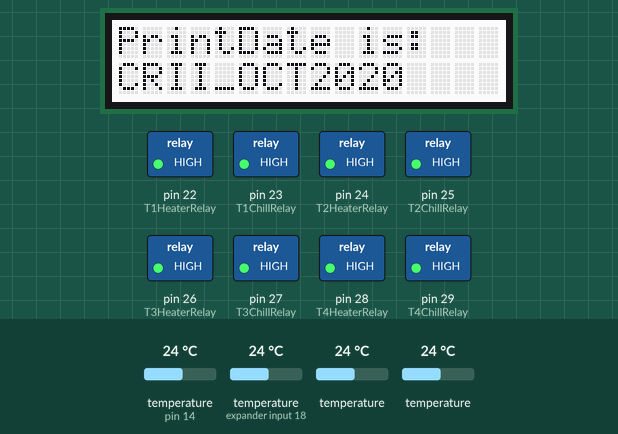
Recording of a sketch running on a simulated Arduino Mega 2560, built with avr-gcc and run on an emulated ATmega2560. Shown: 16×2 character LCD, switched loads named in the sketch (green lamp = pin HIGH). The inputs (shaded band) are chosen by the test bench; at power-on: temperature (sensors on pin 14, expander input 18) 24 °C, temperature 24 °C. The local clock reads 2024-03-15 10:24:30 at power-on unless the sketch sets it; storage starts empty; what the sketch prints to the serial monitor is not drawn.

Above: at 75.1 s.
At 78.2 s:
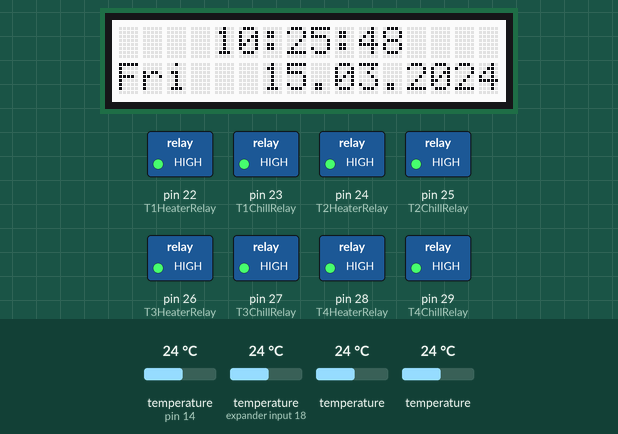
At 85.2 s:
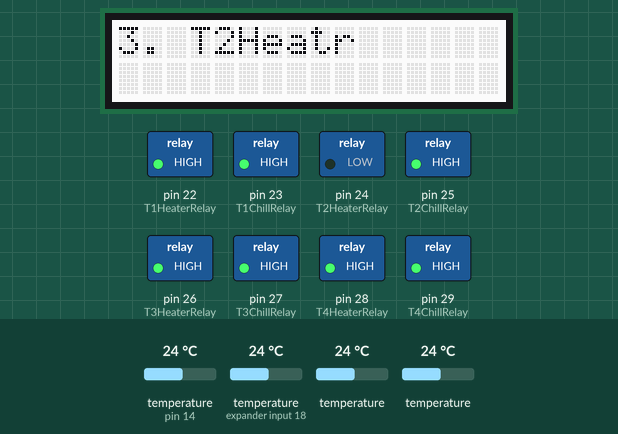
At 91.2 s:
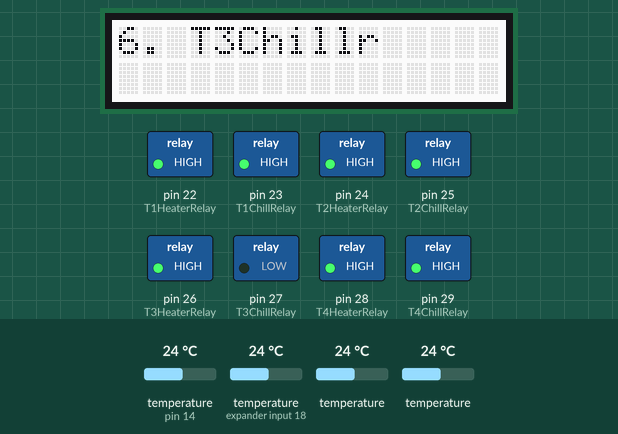
At 97.3 s:
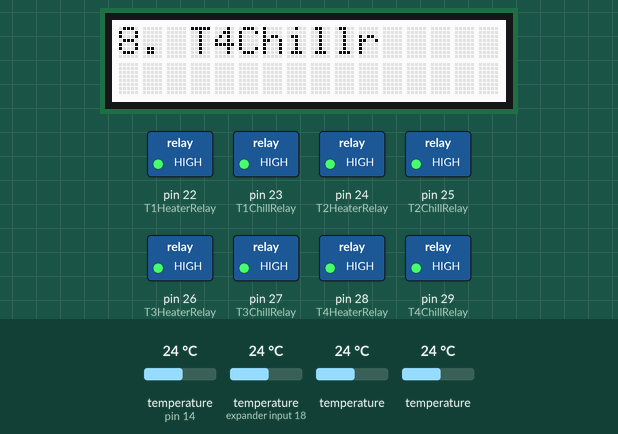
At 100.8 s:
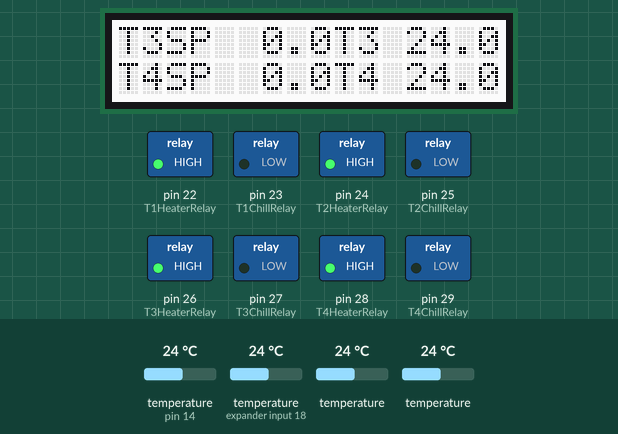
Timing chart, 0 to 102.3 s (numbered marks = the images above):
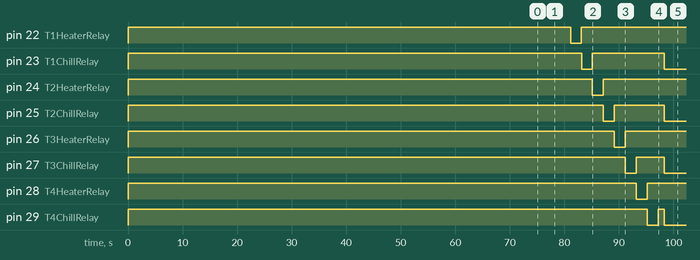

The sketch:

CRII_Oct2020_Controller.ino
```cpp
/********************************************************
   PID RelayTempOutput Example
   Same as basic example, except that this time, the TempOutput
   is going to a digital pin which (we presume) is controlling
   a relay.  The pid is designed to TempOutput an analog value,
   but the relay can only be On/Off.

     To connect them together we use "time proportioning
   control"  Tt's essentially a really slow version of PWM.
   First we decide on a window size (5000mS say.) We then
   set the pid to adjust its TempOutput between 0 and that window
   size.  Lastly, we add some logic that translates the PID
   TempOutput into "Relay On Time" with the remainder of the
   window being "Relay Off Time"
 ********************************************************/

// Libraries for the Adafruit RGB/LCD Shield
#include <Wire.h>
// #include <Adafruit_MCP23017.h>
#include <Adafruit_RGBLCDShield.h>
// SD card shield library
#include <SD.h>
#include <SPI.h>
// PID Library
#include <PID_v1.h>
//#include <PID_AutoTune_v0.h>
// So we can save and retrieve settings
#include <EEPROM.h>
// Libraries for the DS18B20 Temperature Sensor
#include <OneWire.h>
#include <DallasTemperature.h>
#include <DS1307.h>
#include "settings.h"

// The shield uses the I2C SCL and SDA pins. On classic Arduinos
// this is Analog 4 and 5 so you can't use those for analogRead() anymore
// However, you can connect other I2C sensors to the I2C bus and share
// the I2C bus.
Adafruit_RGBLCDShield lcd = Adafruit_RGBLCDShield();
#define GREEN 0x2
#define RED 0x1
#define YELLOW 0x3
#define GREEN 0x2
#define TEAL 0x6
#define BLUE 0x4
#define VIOLET 0x5
#define WHITE 0x7

// I assume you know how to connect the DS1307.
// DS1307:  SDA pin   -> Arduino Digital 19
//          SCL pin   -> Arduino Digital 18
DS1307  rtc(19, 18);
Time  t;

// Make two files, one for logging the data and one for reading in the setpoints
File logFile;
File setpoints;
String printdate = "CRII_OCT2020"; // No spaces, dashes, or underscores   **** generated Automaticaly ****
// Setup a oneWire instance to communicate with any OneWire devices (not just Maxim/Dallas temperature ICs)
OneWire oneWire(TempSensors);
// Pass our oneWire reference to Dallas Temperature.
DallasTemperature sensors(&oneWire);
// arrays to hold device addresses
DeviceAddress T1Thermometer, T2Thermometer, T3Thermometer, T4Thermometer;

//Define Variables we'll Need
//Temperature Variables
double tempT1, tempT2, tempT3, tempT4; //defining variable for handling errors
double T1SetPoint,T1TempInput,T1TempOutput,T1Correction,T1offT,T2SetPoint,T2TempInput,T2TempOutput,T2Correction,T2offT;
double T3SetPoint,T3TempInput,T3TempOutput,T3Correction,T3offT,T4SetPoint,T4TempInput,T4TempOutput,T4Correction,T4offT,ChillOffset; // With temp probe correction values
// Time Windows: Update LCD 2/sec; Serial, Ramp Status 1/sec, TPC 1/2 sec
unsigned int LCDwindow = 500, SERIALwindow = 1000, STEPwindow = 1000, i;
// misc.
//int NegIfRamping = -1, TPCwindow = KP;
int NegIfRamping = -1, TPCwindow = 10000;
unsigned int numberOfSensors = 0, SerialOutCount = 101;

// Display Conversion Strings
char T1SetPointStr[5], T2SetPointStr[5], T1TempInputStr[5], T2TempInputStr[5], T1TempOutputStr[4], T2TempOutputStr[4], ErrStr[4];
char T3SetPointStr[5], T4SetPointStr[5], T3TempInputStr[5], T4TempInputStr[5], T3TempOutputStr[4], T4TempOutputStr[4];
char hrsStr[3] = "0", minsStr[3] = "0", secsStr[3] = "0";
char T1RelayStateStr[4] = "OFF", T2RelayStateStr[4] = "OFF", T3RelayStateStr[4] = "OFF", T4RelayStateStr[4] = "OFF";


//Specify the links and initial tuning parameters
double kp = KP, ki = KI, kd = KD; //kp=350,ki= 300,kd=50;

// EEPROM addresses for persisted data
const int SpAddress = 0;
const int KpAddress = 8;
const int KiAddress = 16;
const int KdAddress = 24;

// PID Controllers
PID T1_PID(&T1TempInput, &T1TempOutput, &T1SetPoint, kp, ki, kd, DIRECT);
PID T2_PID(&T2TempInput, &T2TempOutput, &T2SetPoint, kp, ki, kd, DIRECT);
PID T3_PID(&T3TempInput, &T3TempOutput, &T3SetPoint, kp, ki, kd, DIRECT);
PID T4_PID(&T4TempInput, &T4TempOutput, &T4SetPoint, kp, ki, kd, DIRECT);

// 10 second Time Proportional Output window
int WindowSize = 10000;
unsigned long windowStartTime;

//TimeKeepers
unsigned long now_ms = millis(), hrs = 0, mins = 0, secs = 0, SERIALt, LCDt, TPCt, STEP1t, STEP2t, HOLD1t, HOLD2t;

// ************************************************
// States for state machine
// ************************************************
enum operatingState { OFF = 0, SETP, RUN, TUNE_P, TUNE_I, TUNE_D, AUTO};
operatingState opState = OFF;


void setup()
{
  rtc.begin();

   // display current time
  lcd.clear();
  lcd.setCursor(4, 0);
  lcd.print(rtc.getTimeStr());
  RelaysInit();
  delay(2000); //Check that all relays are inactive at Reset

  // ***** INITALIZE OUTPUT *****`
  lcd.begin(16, 2);              // start the library
  lcd.setBacklight(WHITE);
  Serial.begin(9600);          //  setup serial for sensor

  PIDinit();

  sensorsInit();

  checkTime();
SDinit();
  if (ReadSettings(1440))
  {
    RampSet();
    ShowRampInfo();
  }
  else
  {

    Serial.println(F("No settings for this time period"));
  }


  lcd.clear();
  lcd.setCursor(0, 0);
  lcd.print("PrintDate is:");
  lcd.setCursor(0, 1);
  lcd.print(printdate);
  Serial.println("PrintDate is:");
  Serial.println(printdate);
  delay(3000);
   // display current time
  lcd.clear();
  lcd.setCursor(4, 0);
  lcd.print(rtc.getTimeStr());

  // Display abbreviated Day-of-Week in the lower left corner
  lcd.setCursor(0, 1);
  lcd.print(rtc.getDOWStr(FORMAT_SHORT));

  // Display date in the lower right corner
  lcd.setCursor(6, 1);
  lcd.print(rtc.getDateStr());

  // Wait one second before repeating :)
  delay (1000);
  lcd.print("1. 2s Pause...");
  Serial.println();
  Serial.println();
  Serial.print("Initialization sequence.");
  Serial.println();
  Serial.print("1. 2s Pause...");
  Serial.println();
  delay(2000);
  Serial.println();

  // Relay Tests
  lcd.clear();
  lcd.setCursor(0, 0);
  //Test Relay 1 "T1 Heater"
  lcd.print("1. T1Heatr");
  Serial.print("1. T1Heatr");
  Serial.println();
  digitalWrite(T1HeaterRelay, RELAY_ON);
  delay(2000);
  digitalWrite(T1HeaterRelay, RELAY_OFF);
  //Test Relay 2 "T1 Chiller"
  lcd.clear();
  lcd.setCursor(0, 0);
  lcd.print("2. T1Chillr");
  Serial.print("2. T1Chillr");
  Serial.println();
  digitalWrite(T1ChillRelay, RELAY_ON);
  delay(2000);
  digitalWrite(T1ChillRelay, RELAY_OFF);
  //Test Relay 3 "T2 Heater"
  lcd.clear();
  lcd.setCursor(0, 0);
  lcd.print("3. T2Heatr");
  Serial.print("3. T2Heatr");
  Serial.println();
  digitalWrite(T2HeaterRelay, RELAY_ON);
  delay(2000);
  digitalWrite(T2HeaterRelay, RELAY_OFF);
  //Test Relay 4 "T2 Chiller"
  lcd.clear();
  lcd.setCursor(0, 0);
  lcd.print("4. T2Chillr");
  Serial.print("4. T2Chillr");
  Serial.println();
  digitalWrite(T2ChillRelay, RELAY_ON);
  delay(2000);
  digitalWrite(T2ChillRelay, RELAY_OFF);
  Serial.println();
  lcd.clear();
  lcd.setCursor(0, 0);
  //Test Relay 5 "T3 Heater"
  lcd.print("5. T3Heatr");
  Serial.print("5. T3Heatr");
  Serial.println();
  digitalWrite(T3HeaterRelay, RELAY_ON);
  delay(2000);
  digitalWrite(T3HeaterRelay, RELAY_OFF);
  //Test Relay 6 "T3 Chiller"
  lcd.clear();
  lcd.setCursor(0, 0);
  lcd.print("6. T3Chillr");
  Serial.print("6. T3Chillr");
  Serial.println();
  digitalWrite(T3ChillRelay, RELAY_ON);
  delay(2000);
  digitalWrite(T3ChillRelay, RELAY_OFF);
  //Test Relay 7 "T4 Heater"
  lcd.clear();
  lcd.setCursor(0, 0);
  lcd.print("7. T4Heatr");
  Serial.print("7. T4Heatr");
  Serial.println();
  digitalWrite(T4HeaterRelay, RELAY_ON);
  delay(2000);
  digitalWrite(T4HeaterRelay, RELAY_OFF);
  //Test Relay 8 "T4 Chiller"
  lcd.clear();
  lcd.setCursor(0, 0);
  lcd.print("8. T4Chillr");
  Serial.print("8. T4Chillr");
  Serial.println();
  digitalWrite(T4ChillRelay, RELAY_ON);
  delay(2000);
  digitalWrite(T4ChillRelay, RELAY_OFF);
  Serial.println();
  Serial.print("PrintDate,Date,N_ms,Th,Tm,Ts,");
  Serial.print("T1SP,T1inT,T1RelayState,");
  Serial.print("T2SP,T2inT,T2RelayState,");
  Serial.print("T3SP,T3inT,T3RelayState,");
  Serial.print("T4SP,T4inT,T4RelayState,");
  Serial.println();

}


unsigned long timer24h = 0;

void loop()
{
  // ***** Time Keeping *****
  now_ms = millis();
  // Make Milliseconds into sane time
  hrs = now_ms / 3600000;
  mins = (now_ms - (hrs * 3600000)) / 60000;
  secs = (now_ms - (hrs * 3600000 + mins * 60000)) / 1000;

 // ***** INPUT FROM TEMPERATURE SENSORS *****
  sensors.requestTemperatures(); // Send the command to get temperatures
  //HTempInput=sensors.getTempCByIndex(HIndex); // Why "byIndex"? You can have more than one IC on the same bus. 0 refers to the first IC on the wire
  //CTempInput=sensors.getTempCByIndex(CIndex); // Why "byIndex"? You can have more than one IC on the same bus. 1 refers to the second IC on the wire
  tempT1 = sensors.getTempCByIndex(T1Index) - T1Correction;
  if (0.0 < tempT1 && tempT1 < 80.0)  T1TempInput = tempT1;

  tempT2 = sensors.getTempCByIndex(T2Index) - T2Correction;
  if (0.0 < tempT2 && tempT2 < 80.0)  T2TempInput = tempT2;

  tempT3 = sensors.getTempCByIndex(T3Index) - T3Correction;
  if (0.0 < tempT3 && tempT3 < 80.0)  T3TempInput = tempT3; // Above plus probe correction value

  tempT4 = sensors.getTempCByIndex(T4Index) - T4Correction;
  if (0.0 < tempT4 && tempT4 < 50.0)  T4TempInput = tempT4; // Above plus probe correction value

  if ((now_ms - timer24h) > 60000)
{
    checkTime();
    timer24h = now_ms;
    Serial.println("Checking settings");
    if (ReadSettings(5))
    {
      RampSet();
      ShowRampInfo();
      Serial.println("Settings loaded");
    }
    else
    {
      Serial.println("No new Settings found");
    }
  }

  // ***** UPDATE PIDs *****
  T1_PID.Compute();
  T2_PID.Compute();
  T3_PID.Compute();
  T4_PID.Compute();

  //***** UPDATE TIME WINDOW for TIME PROPORTIONAL CONTROL *****
  if (now_ms - TPCt > TPCwindow) {
//    Serial.println("UpdatedTPCt");
//    Serial.println(TPCt);
    TPCt += TPCwindow;   //time to shift the Relay Window
  }

  //***** UPDATE RELAY STATE for TIME PROPORTIONAL CONTROL *****
  // Tank1
  if(T1TempOutput <0){//Chilling
    if(T1TempInput > T1SetPoint - ChillOffset) {digitalWrite(T1ChillRelay,RELAY_ON);digitalWrite(T1HeaterRelay,RELAY_OFF);strcpy(T1RelayStateStr,"CHL");}
    else {digitalWrite(T1ChillRelay,RELAY_OFF);digitalWrite(T1HeaterRelay,RELAY_OFF);strcpy(T1RelayStateStr,"OFF");}
  }else{//Heating
    if(T1TempOutput > 0) {
    if(T1TempInput > T1SetPoint - ChillOffset) {digitalWrite(T1HeaterRelay,RELAY_ON);digitalWrite(T1ChillRelay,RELAY_ON);strcpy(T1RelayStateStr,"HTR");}
    else {digitalWrite(T1HeaterRelay,RELAY_ON);digitalWrite(T1ChillRelay,RELAY_OFF);strcpy(T1RelayStateStr,"HTR");}
    }
    else {
    if(T1TempInput > T1SetPoint - ChillOffset) {digitalWrite(T1HeaterRelay,RELAY_ON);digitalWrite(T1ChillRelay,RELAY_ON);strcpy(T1RelayStateStr,"HTR");}
    else {digitalWrite(T1HeaterRelay,RELAY_OFF);digitalWrite(T1ChillRelay,RELAY_ON);strcpy(T1RelayStateStr,"OFF");}
    }
  }
  // Tank2
  if(T2TempOutput <0){//Chilling
    if(T2TempInput > T2SetPoint - ChillOffset) {digitalWrite(T2ChillRelay,RELAY_ON);digitalWrite(T2HeaterRelay,RELAY_OFF);strcpy(T2RelayStateStr,"CHL");}
    else {digitalWrite(T2ChillRelay,RELAY_OFF);digitalWrite(T2HeaterRelay,RELAY_OFF);strcpy(T2RelayStateStr,"OFF");}
  }else{//Heating
    if(T2TempOutput > 0) {
    if(T2TempInput > T2SetPoint - ChillOffset) {digitalWrite(T2HeaterRelay,RELAY_ON);digitalWrite(T2ChillRelay,RELAY_ON);strcpy(T2RelayStateStr,"HTR");}
    else {digitalWrite(T2HeaterRelay,RELAY_ON);digitalWrite(T2ChillRelay,RELAY_OFF);strcpy(T2RelayStateStr,"HTR");}
    }
    else {
    if(T2TempInput > T2SetPoint - ChillOffset) {digitalWrite(T2HeaterRelay,RELAY_ON);digitalWrite(T2ChillRelay,RELAY_ON);strcpy(T2RelayStateStr,"HTR");}
    else {digitalWrite(T2HeaterRelay,RELAY_OFF);digitalWrite(T2ChillRelay,RELAY_ON);strcpy(T2RelayStateStr,"OFF");}
    }
  }
  // Tank3
  if(T3TempOutput <0){//Chilling
    if(T3TempInput > T3SetPoint - ChillOffset) {digitalWrite(T3ChillRelay,RELAY_ON);digitalWrite(T3HeaterRelay,RELAY_OFF);strcpy(T3RelayStateStr,"CHL");}
    else {digitalWrite(T3ChillRelay,RELAY_OFF);digitalWrite(T3HeaterRelay,RELAY_OFF);strcpy(T3RelayStateStr,"OFF");}
  }else{//Heating
    if(T3TempOutput > 0) {
    if(T3TempInput > T3SetPoint - ChillOffset) {digitalWrite(T3HeaterRelay,RELAY_ON);digitalWrite(T3ChillRelay,RELAY_ON);strcpy(T3RelayStateStr,"HTR");}
    else {digitalWrite(T3HeaterRelay,RELAY_ON);digitalWrite(T3ChillRelay,RELAY_OFF);strcpy(T3RelayStateStr,"HTR");}
    }
    else {
    if(T3TempInput > T3SetPoint - ChillOffset) {digitalWrite(T3HeaterRelay,RELAY_ON);digitalWrite(T3ChillRelay,RELAY_ON);strcpy(T3RelayStateStr,"HTR");}
    else {digitalWrite(T3HeaterRelay,RELAY_OFF);digitalWrite(T3ChillRelay,RELAY_ON);strcpy(T3RelayStateStr,"OFF");}
    }
  }
  // Tank4
  if(T4TempOutput <0){//Chilling
    if(T4TempInput > T4SetPoint - ChillOffset) {digitalWrite(T4ChillRelay,RELAY_ON);digitalWrite(T4HeaterRelay,RELAY_OFF);strcpy(T4RelayStateStr,"CHL");}
    else {digitalWrite(T4ChillRelay,RELAY_OFF);digitalWrite(T4HeaterRelay,RELAY_OFF);strcpy(T4RelayStateStr,"OFF");}
  }else{//Heating
    if(T4TempOutput > 0) {
    if(T4TempInput > T4SetPoint - ChillOffset) {digitalWrite(T4HeaterRelay,RELAY_ON);digitalWrite(T4ChillRelay,RELAY_ON);strcpy(T4RelayStateStr,"HTR");}
    else {digitalWrite(T4HeaterRelay,RELAY_ON);digitalWrite(T4ChillRelay,RELAY_OFF);strcpy(T4RelayStateStr,"HTR");}
    }
    else {
    if(T4TempInput > T4SetPoint - ChillOffset) {digitalWrite(T4HeaterRelay,RELAY_ON);digitalWrite(T4ChillRelay,RELAY_ON);strcpy(T4RelayStateStr,"HTR");}
    else {digitalWrite(T4HeaterRelay,RELAY_OFF);digitalWrite(T4ChillRelay,RELAY_ON);strcpy(T4RelayStateStr,"OFF");}
    }
  }


  //***** UPDATE SERIAL *****
  if (now_ms - SERIALt > SERIALwindow) {
    SerialReceive();
    SerialSend();
    SERIALt += SERIALwindow;
  }

  //***** UPDATE LCD *****
  if ((now_ms - LCDt) > LCDwindow)
  {
    lcd.clear();
    lcd.setCursor(0, 0);
    lcd.print("T1SP ");
    dtostrf(T1SetPoint, 4, 1, T1SetPointStr);
    lcd.print(T1SetPointStr);
    lcd.print("T1 ");
    dtostrf(T1TempInput, 4, 1, T1TempInputStr);
    lcd.print(T1TempInputStr);

    lcd.setCursor(0, 1);
    lcd.print("T2SP ");
    dtostrf(T2SetPoint, 4, 1, T2SetPointStr);
    lcd.print(T2SetPointStr);
    lcd.print("T2 ");
    dtostrf(T2TempInput, 4, 1, T2TempInputStr);
    lcd.print(T2TempInputStr);
    delay(2000);

    lcd.setCursor(0, 0);
    lcd.print("T3SP ");
    dtostrf(T3SetPoint, 4, 1, T3SetPointStr);
    lcd.print(T3SetPointStr);
    lcd.print("T3 ");
    dtostrf(T3TempInput, 4, 1, T3TempInputStr);
    lcd.print(T3TempInputStr);

    lcd.setCursor(0, 1);
    lcd.print("T4SP ");
    dtostrf(T4SetPoint, 4, 1, T4SetPointStr);
    lcd.print(T4SetPointStr);
    lcd.print("T4 ");
    dtostrf(T4TempInput, 4, 1, T4TempInputStr);
    lcd.print(T4TempInputStr);
    delay(2000);

    LCDt += LCDwindow;
  }
}

void SerialSend()
{
  if (SerialOutCount>100){
    Serial.print("PrintDate,Date,N_ms,Th,Tm,Ts,");
    Serial.print("T1SP,T1inT,TempT1,T1RelayState,");
    Serial.print("T2SP,T2inT,TempT2,T2RelayState,");
    Serial.print("T3SP,T3inT,TempT3,T3RelayState,");
    Serial.print("T4SP,T4inT,TempT4,T4RelayState,");
    Serial.println();
    logFile = SD.open("LOG.txt", FILE_WRITE);
    if (logFile) {
    logFile.print("PrintDate,Date,N_ms,Th,Tm,Ts,");
    logFile.print("T1SP,T1inT,TempT1,T1RelayState,");
    logFile.print("T2SP,T2inT,TempT2,T2RelayState,");
    logFile.print("T3SP,T3inT,TempT3,T3RelayState,");
    logFile.print("T4SP,T4inT,TempT4,T4RelayState,");
    logFile.println();
    }
  logFile.close();
  SerialOutCount=0;
  }
  Serial.print(printdate), Serial.print(","), Serial.print(getdate()), Serial.print(","), Serial.print(now_ms), Serial.print(","), Serial.print(t.hour, DEC), Serial.print(","), Serial.print(t.min, DEC), Serial.print(","), Serial.print(t.sec, DEC), Serial.print(",");
  Serial.print(T1SetPoint), Serial.print(","), Serial.print(T1TempInput), Serial.print(","), Serial.print(tempT1), Serial.print(","), Serial.print(T1TempOutput),Serial.print(","), Serial.print(T1RelayStateStr), Serial.print(",");
  Serial.print(T2SetPoint), Serial.print(","), Serial.print(T2TempInput), Serial.print(","), Serial.print(tempT2), Serial.print(","), Serial.print(T2TempOutput),Serial.print(","), Serial.print(T2RelayStateStr), Serial.print(",");
  Serial.print(T3SetPoint), Serial.print(","), Serial.print(T3TempInput), Serial.print(","), Serial.print(tempT3), Serial.print(","), Serial.print(T3TempOutput),Serial.print(","), Serial.print(T3RelayStateStr), Serial.print(",");
  Serial.print(T4SetPoint), Serial.print(","), Serial.print(T4TempInput), Serial.print(","), Serial.print(tempT4), Serial.print(","), Serial.print(T4TempOutput),Serial.print(","), Serial.print(T4RelayStateStr), Serial.print(",");
  Serial.println();
  logFile = SD.open("log.txt", FILE_WRITE);
  if (logFile) {
    logFile.print(printdate), logFile.print(","), logFile.print(getdate()), logFile.print(","), logFile.print(now_ms), logFile.print(","), logFile.print(t.hour, DEC), logFile.print(","), logFile.print(t.min, DEC), logFile.print(","), logFile.print(t.sec, DEC), logFile.print(",");
    logFile.print(T1SetPoint), logFile.print(","), logFile.print(T1TempInput), logFile.print(","), logFile.print(tempT1), logFile.print(","), logFile.print(T1RelayStateStr), logFile.print(",");
    logFile.print(T2SetPoint), logFile.print(","), logFile.print(T2TempInput), logFile.print(","), logFile.print(tempT2), logFile.print(","), logFile.print(T2RelayStateStr), logFile.print(",");
    logFile.print(T3SetPoint), logFile.print(","), logFile.print(T3TempInput), logFile.print(","), logFile.print(tempT3), logFile.print(","), logFile.print(T3RelayStateStr), logFile.print(",");
    logFile.print(T4SetPoint), logFile.print(","), logFile.print(T4TempInput), logFile.print(","), logFile.print(tempT4), logFile.print(","), logFile.print(T4RelayStateStr), logFile.print(",");
    logFile.println();

  }
  logFile.close();
  SerialOutCount+=1;
}

void SerialReceive()
{
  if (Serial.available())
  {
    char b = Serial.read();
    Serial.flush();
  }
}
```

Source omitted: PID.ino (1754 bytes), RTC.ino (318 bytes), Relays.ino (731 bytes), SD.ino (3491 bytes), sensors.ino (2383 bytes), settings.h (2192 bytes)

Measured:
- by itself, pin 23 (T1ChillRelay): HIGH → LOW at 83.1 s, → HIGH 2.0 s later, → LOW 13.2 s later
- by itself, pin 25 (T2ChillRelay): HIGH → LOW at 87.2 s, → HIGH 2.0 s later, → LOW 9.2 s later
- by itself, pin 27 (T3ChillRelay): HIGH → LOW at 91.2 s, → HIGH 2.0 s later, → LOW 5.1 s later
- by itself, pin 29 (T4ChillRelay): HIGH → LOW at 95.2 s, → HIGH 2.0 s later, → LOW 1.1 s later
- what the display in image 0 shows lasts 3.0 s, from 75.1 s to 78.1 s
- what the display in image 2 shows lasts 2.0 s, from 85.2 s to 87.2 s
- what the display in image 4 shows lasts 3.5 s, from 95.2 s to 98.7 s
